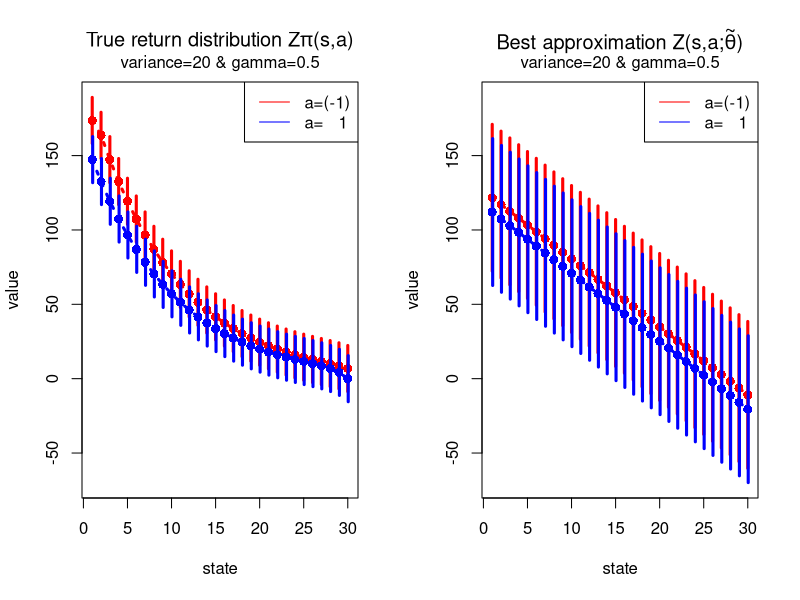

This chart was generated by the following R code:
rm(list=ls())
# dev.off()

##### Parameter Setting

### Environment
gamma = 0.50
# gamma = 0.99
mu_last = 0
gridno = 100


### Setting
S_size=30; A_true = 100; sig2_true = 20; p_true=0.9 # setting2: reasonable setting
# S_size=30; A_true = 100; sig2_true = 5000; p_true=0.9 # setting2: reasonable setting


##### True Distribution

svec=c(1:S_size)
muR_left = A_true * p_true^(svec - 1) # E(R(s,L))
muR_right = A_true * p_true^(svec + 1); muR_right[S_size] = mu_last # E(R(s,R))

muZ_left = A_true*p_true^(svec-1) * (1-(gamma*p_true)^(S_size-svec+2)) / (1-gamma*p_true) + gamma^(S_size-svec+2) / (1-gamma) * mu_last # E(Z(s,L))
muZ_right = A_true*p_true^(svec+1) * (1-(gamma*p_true)^(S_size-svec)) / (1-gamma*p_true) + gamma^(S_size-svec) / (1-gamma) * mu_last # E(Z(s,R))
muZ_left[1] = gamma * muZ_right[1] + muR_left[1] # exception for (s,a)=(1,L)
var_Z = sig2_true/(1-gamma^2)

left_upper = muZ_left + 3*sqrt(var_Z)
left_below = muZ_left - 3*sqrt(var_Z)
right_upper = muZ_right + 3*sqrt(var_Z)
right_below = muZ_right - 3*sqrt(var_Z)







##### Pseudo-true Distributions

### Inaccuracy Function

# thetavec = c("beta0_L" = 600, "beta0_R" = 700, "beta1" = -50, sig2 = 20) # 나중에 initial_value도 대체하자. population quantity에 의존하게끔.

Inaccuracy <- function(thetavec){
  
  beta0_L = thetavec[1]
  beta0_R = thetavec[2]
  beta1 = thetavec[3]
  sig2 = thetavec[4]
  
  muZ_left_candidate_vec = beta0_L + beta1 * svec
  muZ_right_candidate_vec = beta0_R + beta1 * svec
  var_Z_candidate = sig2 / (1-gamma^2)
  
  energy_state_matrix = matrix(NA, 2, S_size)
  
  for (state_index in 1:S_size){
    
    # state_index = 1
    
    ### Left
    
    muZ_left_candidate = muZ_left_candidate_vec[state_index]
    Z_left_candidate_upper = muZ_left_candidate + 3 * sqrt(var_Z_candidate)
    Z_left_candidate_below = muZ_left_candidate - 3 * sqrt(var_Z_candidate)
    Z_left_true_upper = left_upper[state_index]
    Z_left_true_below = left_below[state_index]
    
    zmin_left = min(Z_left_candidate_below, Z_left_true_below)
    zmax_left = max(Z_left_candidate_upper, Z_left_true_upper)
    z_grids_left = seq(from=zmin_left, to=zmax_left, length.out = gridno)
    
    pdf_left_candidate = dnorm(x=z_grids_left, mean=muZ_left_candidate, sd=sqrt(var_Z_candidate))
    pdf_left_true = dnorm(x=z_grids_left, mean=muZ_left[state_index], sd=sqrt(var_Z))
    
    # plot(z_grids_left, pdf_left_candidate)
    # points(z_grids_left, pdf_left_true)
    # sum(pdf_left_candidate) * diff(z_grids_left)[1]
    # sum(pdf_left_true) * diff(z_grids_left)[1]
    
    norm_value_left = abs(outer(z_grids_left, z_grids_left, "-"))
    pdf_diff_left = pdf_left_candidate - pdf_left_true
    pdf_product_left = outer(pdf_diff_left, pdf_diff_left, "*")
    
    energy_state_left = - sum(norm_value_left * pdf_product_left) * diff(z_grids_left)[1] * diff(z_grids_left)[1]
    energy_state_matrix[1,state_index] = energy_state_left
    
    
    ### Right
    
    muZ_right_candidate = muZ_right_candidate_vec[state_index]
    Z_right_candidate_upper = muZ_right_candidate + 3 * sqrt(var_Z_candidate)
    Z_right_candidate_below = muZ_right_candidate - 3 * sqrt(var_Z_candidate)
    Z_right_true_upper = right_upper[state_index]
    Z_right_true_below = right_below[state_index]
    
    zmin_right = min(Z_right_candidate_below, Z_right_true_below)
    zmax_right = max(Z_right_candidate_upper, Z_right_true_upper)
    z_grids_right = seq(from=zmin_right, to=zmax_right, length.out = gridno)
    
    pdf_right_candidate = dnorm(x=z_grids_right, mean=muZ_right_candidate, sd=sqrt(var_Z_candidate))
    pdf_right_true = dnorm(x=z_grids_right, mean=muZ_right[state_index], sd=sqrt(var_Z))
    
    # plot(z_grids_right, pdf_right_candidate)
    # points(z_grids_right, pdf_right_true)
    # sum(pdf_right_candidate) * diff(z_grids_right)[1]
    # sum(pdf_right_true) * diff(z_grids_right)[1]
    
    norm_value_right = abs(outer(z_grids_right, z_grids_right, "-"))
    pdf_diff_right = pdf_right_candidate - pdf_right_true
    pdf_product_right = outer(pdf_diff_right, pdf_diff_right, "*")
    
    energy_state_right = - sum(norm_value_right * pdf_product_right) * diff(z_grids_right)[1] * diff(z_grids_right)[1]
    energy_state_matrix[2,state_index] = energy_state_right
    
  }
  
  energybar = mean(energy_state_matrix) # fair probability
  return(energybar)
}


### Pseudo-True Parameter Values

theta_initial = c("beta0_L" = 600, "beta0_R" = 700, "beta1" = -50, sig2 = 20) # 나중에 initial_value도 대체하자. population quantity에 의존하게끔.
# Inaccuracy(theta_initial)

lower_bounds = c(0,0,-200, 1)
upper_bounds = c(2000, 2000, 100, 1000)

res <- optim(par=theta_initial, fn=Inaccuracy, method="L-BFGS-B", control=list(trace=TRUE, REPORT=1, factr=100, maxit=200), lower=lower_bounds, upper=upper_bounds)
(theta_pseudo = res$par)
(inaccuracy = res$value)


### Plot Pseudo-True Distributions

beta0_L_pseudo = theta_pseudo[1]
beta0_R_pseudo = theta_pseudo[2]
beta1_pseudo = theta_pseudo[3]
sig2_pseudo = theta_pseudo[4]

muZ_left_pseudo_vec = beta0_L_pseudo + beta1_pseudo * svec
muZ_right_pseudo_vec = beta0_R_pseudo + beta1_pseudo * svec
var_Z_pseudo = sig2_pseudo / (1-gamma^2)

left_upper_pseudo = muZ_left_pseudo_vec + 3*sqrt(var_Z_pseudo)
left_below_pseudo = muZ_left_pseudo_vec - 3*sqrt(var_Z_pseudo)
right_upper_pseudo = muZ_right_pseudo_vec + 3*sqrt(var_Z_pseudo)
right_below_pseudo = muZ_right_pseudo_vec - 3*sqrt(var_Z_pseudo)






##### Plot Distributions

par(mfrow=c(1,2))

ymax = max(c(left_upper, right_upper, left_upper_pseudo, right_upper_pseudo))
ymin = min(c(left_below, right_below, left_below_pseudo, right_below_pseudo))


### True Distributions

plot(svec, muZ_left, ylim=c(ymin, ymax), main=expression(paste("True return distribution Z", pi, "(s,a)")), xlab="state", ylab="value", type="n")
# plot(svec, muZ_left, ylim=c(ymin, ymax), main="True Return Distributions", xlab="state", ylab="value")
for (sindex in svec) {
  # sindex=1
  lines(c(sindex, sindex), c(left_upper[sindex], left_below[sindex]), col="red", lwd=3)
}
lines(cbind(svec, muZ_left), col="red", lwd=3, lty="dotted")
points(svec, muZ_left, ylim=c(ymin, ymax), pch=16, cex=1.2, col="red")
for (sindex in svec) {
  # sindex=1
  lines(c(sindex+0.05, sindex+0.05), c(right_upper[sindex], right_below[sindex]), col="blue", lwd=3)
}
lines(cbind(svec, muZ_right), col="blue", lwd=3, lty="dotted")
points(svec, muZ_right, ylim=c(ymin, ymax), pch=16, cex=1.2, col="blue")

legends = c("a=(-1)", "a=   1")
legend("topright", legend = legends, col=c("red", "blue"), lty=1)
mtext(paste0("variance=", sig2_true, " & gamma=", gamma), line=0.5)


### Pseudo-true Distributions

# plot(svec, muZ_left_pseudo_vec, ylim=c(ymin, ymax), main="Pseudo-true Zpi (Return) Distributions", ylab="")
plot(svec, muZ_left_pseudo_vec, ylim=c(ymin, ymax), main=expression(paste("Best approximation Z(s,a;",tilde(theta),")")), xlab="state", ylab="value", type="n")
for (sindex in svec) {
  # sindex=1
  lines(c(sindex, sindex), c(left_upper_pseudo[sindex], left_below_pseudo[sindex]), col="red", lwd=3)
}
lines(cbind(svec, muZ_left_pseudo_vec), col="red", lwd=3, lty="dotted")
points(svec, muZ_left_pseudo_vec, ylim=c(ymin, ymax), pch=16, cex=1.2, col="red")
for (sindex in svec) {
  # sindex=1
  lines(c(sindex+0.05, sindex+0.05), c(right_upper_pseudo[sindex], right_below_pseudo[sindex]), col="blue", lwd=3)
}
lines(cbind(svec, muZ_right_pseudo_vec), col="blue", lwd=3, lty="dotted")
points(svec, muZ_right_pseudo_vec, ylim=c(ymin, ymax), pch=16, cex=1.2, col="blue")

legends = c("a=(-1)", "a=   1")
legend("topright", legend = legends, col=c("red", "blue"), lty=1)
mtext(paste0("variance=", sig2_true, " & gamma=", gamma), line=0.5)






